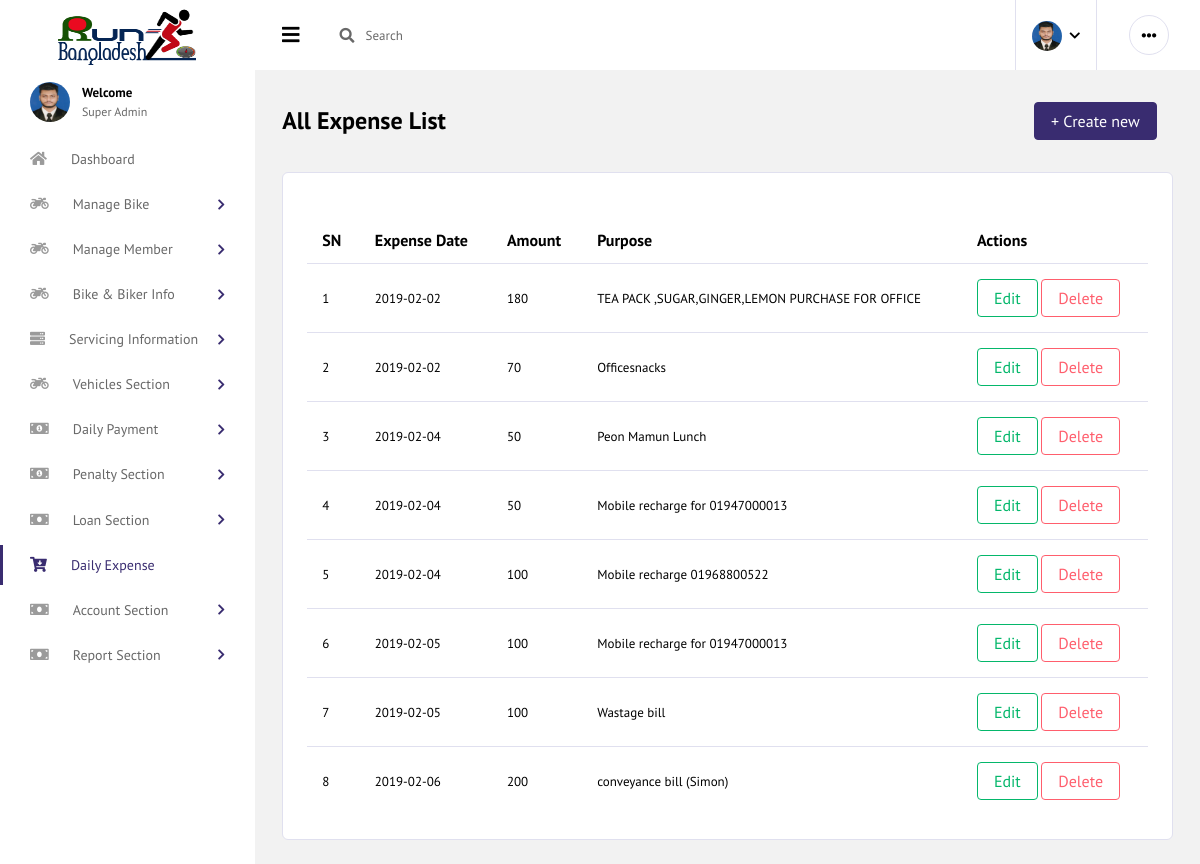
The page /index.php/expense on the database its author committed.
### tables this page shows
CREATE TABLE `tbl_expense` (
  `expense_id` int(3) NOT NULL,
  `expense_date` varchar(15) NOT NULL,
  `amount` int(11) NOT NULL,
  `purpose` text NOT NULL
);

### application/controllers/Expense.php (called while the page is built, shortened)
<?php
class Expense extends Base_Controller {
	public function __construct(){
		$this->load->model("expense_model");
		$this->load->helper('User_helper');
	}
	public function index(){
		$data = array();
		$data['message'] = array();
		$data['title'] = "Run BD | All Daily Expense List";
		$data['all_expense'] = $this->expense_model->get_daily_expense();
		$data['message'] = $this->session->flashdata('message');
		$data['content'] = $this->load->view('admin/page/view_expense', $data, true);
		$this->load->view('admin/index',$data);
	}
}
?>

### index.php (called while the page is built, shortened)
<?php
require_once BASEPATH.'core/CodeIgniter.php';

### application/models/Expense_model.php (called while the page is built, shortened)
<?php
class Expense_model extends Base_Model {
	public function get_daily_expense(){
		$query = $this->db->select('*')->from('tbl_expense')->get()->result();
		return $query;
	}
}
?>

### application/views/admin/page/view_expense.php (the view, shortened to what this page needs)
<div class="main-panel">
	<div class="content-wrapper">
		<div class="page-header">
			<h3 class="page-title">All Expense List</h3>
			<a class="nav-link" href="<?= base_url('expense/add_expense');?>">
            	<span class="btn btn-primary">+ Create new</span>
            </a>
		</div>
		<div class="card">
			<div class="card-body">
				<div class="row">
					<div class="col-12">
						<div class="table-responsive">
							<table id="order-listing" class="table">
								<thead>
									<tr>
										<th>SN</th>
										<th>Expense Date</th>
										<th>Amount</th>
										<th>Purpose</th>
										<th>Actions</th>
									</tr>
								</thead>
								<tbody>
									<?php
										if(!empty($all_expense)){
											$count = 0;
											foreach($all_expense as $val){
									?>
									<tr>
										<td class="center"><?php echo $count+1; ?></td>
										<td><?php echo $val->expense_date; ?></td>
										<td><?php echo $val->amount; ?></td>
										<td><?php echo $val->purpose; ?></td>
										<td>
											<a href="<?= base_url('expense/Edit_Expense/'.$val->expense_id);?>"><button class="btn btn-outline-success">Edit</button></a>
											<a href="<?= base_url('expense/DeleteExpense/'.$val->expense_id);?>" onclick="return confirm('Are you sure ?')"><button class="btn btn-outline-danger">Delete</button></a>
										</td>
									</tr>
									<?php
											$count++;
											}
										}else{
											echo '<tr>';
												echo '<td colspan="13">'.'No Data Found'.'</td>';
											echo '</tr>';
										}
									?>
								</tbody>
							</table>
						</div>
					</div>
				</div>
			</div>
		</div>
	</div>
</div>

### application/views/admin/index.php (shortened to what this page needs)
<!DOCTYPE html>
<html lang="en">
	<head>
	  	<link rel="stylesheet" href="<?= base_url('assets/admin/');?>vendors/iconfonts/font-awesome/css/all.min.css">
	  	<link rel="stylesheet" href="<?= base_url('assets/admin/');?>vendors/css/vendor.bundle.base.css">
	  	<link rel="stylesheet" href="<?= base_url('assets/admin/');?>vendors/css/vendor.bundle.addons.css">
	  	<link rel="stylesheet" href="<?= base_url('assets/admin/');?>css/style.css">
	</head>
	<body>
		<div class="container-scroller">
			<?php include('page/header.php');?>
			<div class="container-fluid page-body-wrapper">
				<?php include('page/left_side.php');?>
				<?php
					if(isset($content)){
						echo $content;
					}else{
						echo "Found Nothing";
					}
				?>
			</div>
		</div>
	</body>
</html>

### application/views/admin/page/header.php (shortened to what this page needs)
<nav class="navbar col-lg-12 col-12 p-0 fixed-top d-flex flex-row default-layout-navbar">
	<div class="text-center navbar-brand-wrapper d-flex align-items-center justify-content-center">
		<a class="navbar-brand brand-logo" href="<?= base_url('admin/');?>"><img src="<?= base_url('assets/admin/');?>images/logo.png" style="height: 60px; width: 140px;" alt="logo"/></a>
	</div>
	<div class="navbar-menu-wrapper d-flex align-items-stretch">
		<button class="navbar-toggler navbar-toggler align-self-center" type="button" data-toggle="minimize">
			<span class="fas fa-bars"></span>
		</button>
		<ul class="navbar-nav">
			<li class="nav-item nav-search d-none d-md-flex">
				<div class="nav-link">
					<div class="input-group">
						<div class="input-group-prepend">
							<span class="input-group-text">
							<i class="fas fa-search"></i>
							</span>
						</div>
						<input type="text" class="form-control" placeholder="Search" aria-label="Search">
					</div>
				</div>
			</li>
		</ul>
		<ul class="navbar-nav navbar-nav-right">
			<li class="nav-item nav-profile dropdown">
				<a class="nav-link dropdown-toggle" href="#" data-toggle="dropdown" id="profileDropdown">
				  <img src="<?= base_url('assets/admin/');?>images/avatar.jpg" alt="profile"/>
				</a>
			</li>
			<li class="nav-item nav-settings d-none d-lg-block">
				<a class="nav-link" href="#">
				  <i class="fas fa-ellipsis-h"></i>
				</a>
			</li>
		</ul>
	</div>
</nav>

### application/views/admin/page/left_side.php (shortened to what this page needs)
<nav class="sidebar sidebar-offcanvas" id="sidebar">
	<ul class="nav">
	  	<li class="nav-item nav-profile">
			<div class="nav-link">
				<div class="profile-image">
					<img src="<?= base_url('assets/admin/');?>images/avatar.jpg" alt="image"/>
				</div>
				<div class="profile-name">
					<p class="name">Welcome <?= $this->session->userdata('user_name') ?></p>
					<p class="designation">Super Admin</p>
				</div>
			</div>
	  	</li>
	  	<li class="nav-item">
			<a class="nav-link" href="<?= base_url('admin/');?>">
		  		<i class="fa fa-home menu-icon"></i>
		  		<span class="menu-title">Dashboard</span>
			</a>
	  	</li>
	  	<li class="nav-item">
			<a class="nav-link" data-toggle="collapse" href="#bike-layouts" aria-expanded="false" aria-controls="bike-layouts">
		  		<i class="fa fa-motorcycle menu-icon"></i>
		  		<span class="menu-title">Manage Bike</span>
		  		<i class="menu-arrow"></i>
			</a>
	  	</li>
	  	<li class="nav-item">
			<a class="nav-link" data-toggle="collapse" href="#Member-layouts" aria-expanded="false" aria-controls="Member-layouts">
		  		<i class="fa fa-motorcycle menu-icon"></i>
		  		<span class="menu-title">Manage Member</span>
		  		<i class="menu-arrow"></i>
			</a>
	  	</li>
	  	<li class="nav-item">
			<a class="nav-link" data-toggle="collapse" href="#page-layouts" aria-expanded="false" aria-controls="page-layouts">
		  		<i class="fa fa-motorcycle menu-icon"></i>
		  		<span class="menu-title">Bike & Biker Info</span>
		  		<i class="menu-arrow"></i>
			</a>
	  	</li>
	  	<li class="nav-item d-none d-lg-block">
			<a class="nav-link" data-toggle="collapse" href="#sidebar-layouts" aria-expanded="false" aria-controls="sidebar-layouts">
		  		<i class="fa fa-server menu-icon"></i>
		  		<span class="menu-title">Servicing Information</span>
		  		<i class="menu-arrow"></i>
			</a>
	  	</li>
		<li class="nav-item">
			<a class="nav-link" data-toggle="collapse" href="#general-pages" aria-expanded="false" aria-controls="general-pages">
			  	<i class="fas fa-motorcycle menu-icon"></i>
			  	<span class="menu-title">Vehicles Section</span>
			  	<i class="menu-arrow"></i>
			</a>
		</li>
		<li class="nav-item">
			<a class="nav-link" data-toggle="collapse" href="#daily-pages" aria-expanded="false" aria-controls="daily-pages">
			  	<i class="fas fa-money-bill-alt menu-icon"></i>
			  	<span class="menu-title">Daily Payment</span>
			  	<i class="menu-arrow"></i>
			</a>
		</li>
		<li class="nav-item">
			<a class="nav-link" data-toggle="collapse" href="#penalty-pages" aria-expanded="false" aria-controls="penalty-pages">
			  	<i class="fas fa-money-bill-alt menu-icon"></i>
			  	<span class="menu-title">Penalty Section</span>
			  	<i class="menu-arrow"></i>
			</a>
		</li>
		<li class="nav-item">
			<a class="nav-link" data-toggle="collapse" href="#loan-pages" aria-expanded="false" aria-controls="loan-pages">
			  	<i class="fas fa-money-bill menu-icon"></i>
			  	<span class="menu-title">Loan Section</span>
			  	<i class="menu-arrow"></i>
			</a>
		</li>
		<li class="nav-item">
			<a class="nav-link" href="<?= base_url('expense/');?>">
		  		<i class="fa fa-cart-arrow-down menu-icon"></i>
		  		<span class="menu-title">Daily Expense</span>
			</a>
	  	</li>
	  	<li class="nav-item">
			<a class="nav-link" data-toggle="collapse" href="#account-pages" aria-expanded="false" aria-controls="account-pages">
			  	<i class="fas fa-money-bill menu-icon"></i>
			  	<span class="menu-title">Account Section</span>
			  	<i class="menu-arrow"></i>
			</a>
		</li>
		<li class="nav-item">
			<a class="nav-link" data-toggle="collapse" href="#report-pages" aria-expanded="false" aria-controls="report-pages">
			  	<i class="fas fa-money-bill menu-icon"></i>
			  	<span class="menu-title">Report Section</span>
			  	<i class="menu-arrow"></i>
			</a>
		</li>
	</ul>
</nav>

### rows shown on the page
tbl_expense: expense_date "2019-02-02", amount "180", purpose "TEA PACK ,SUGAR,GINGER,LEMON PURCHASE FOR OFFICE"
tbl_expense: expense_date "2019-02-02", amount "70", purpose "Officesnacks"
tbl_expense: expense_date "2019-02-04", amount "50", purpose "Peon Mamun Lunch"
tbl_expense: expense_date "2019-02-04", amount "50", purpose "Mobile recharge for 01947000013"
tbl_expense: expense_date "2019-02-04", amount "100", purpose "Mobile recharge 01968800522"
tbl_expense: expense_date "2019-02-05", amount "100", purpose "Mobile recharge for 01947000013"
tbl_expense: expense_date "2019-02-05", amount "100", purpose "Wastage bill"
tbl_expense: expense_date "2019-02-06", amount "200", purpose "conveyance bill (Simon)"
